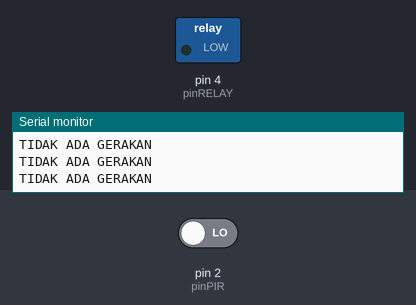
A sketch run on a simulated Arduino Uno, built with avr-gcc and run on an emulated ATmega328P. Parts: switched loads named in the sketch (green lamp = pin HIGH), the last lines printed to the serial monitor. The test bench sets the inputs (shaded band); at power-on: pin 2 (pinPIR) LOW.

Above: at 1.2 s.
1.3 s: pin 2 (pinPIR) driven HIGH
At 1.8 s:
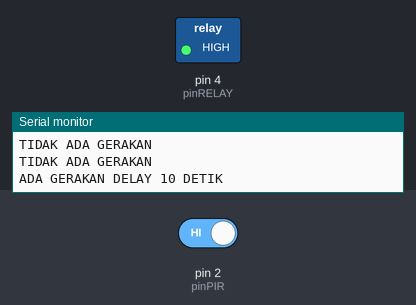
Timing chart, 0 to 4.3 s (numbered marks = the images above; inputs shaded):
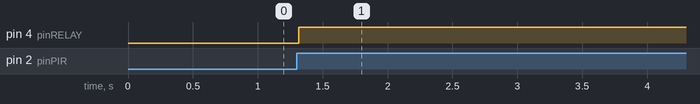

Measured:
- after the input at 1.3 s, pin 4 (pinRELAY): LOW → HIGH at once

The sketch:

pir_sensor_deteksi.ino
```cpp
// program menampilkan hasil pir sensor ke lcd i2c
/*
#include <LiquidCrystal_I2C.h>
LiquidCrystal_I2C lcd(0x27, 16, 2);
int pinsensor = 13;
int R = 2;
int G = 3;
int B = 4;

void setup() {
  // put your setup code here, to run once:
  pinMode (pinsensor, INPUT);
  pinMode (R, OUTPUT);
  pinMode (G, OUTPUT);
  pinMode (B, OUTPUT);

  lcd.begin();
  lcd.backlight();
}

void loop() {
  // put your main code here, to run repeatedly:
  if (digitalRead(pinsensor) == HIGH) {
    lcd.clear();
     lcd.setCursor(2,0);
    lcd.print("Ada gerakan");
    delay(500);

    digitalWrite(R, HIGH);
    delay(500);
    digitalWrite(G, LOW);
    delay(500);
    digitalWrite(B, LOW);
    delay(500);

  }
else if (digitalRead(pinsensor) == LOW) {
  lcd.clear();
    lcd.setCursor(2,0);
  lcd.print("Tidak ada");
  lcd.setCursor(4,1);
  lcd.print("gerakan");
  delay(500);
    digitalWrite(R, LOW);
    delay(500);
    digitalWrite(G, HIGH);
    delay(500);
    digitalWrite(B, LOW);
    delay(500);

  }
}
*/
/*
//  program menyalakan led rgb saat pir mendeteksi atau tidak
int pinSensor = 13;
int R = 2;
int G = 3;
int B = 4;

void setup() {
  pinMode (pinSensor, INPUT);
  pinMode (R, OUTPUT);
  pinMode (G, OUTPUT);
  pinMode (B, OUTPUT);

}

void loop() {
  if (digitalRead(pinSensor) == HIGH) {
    digitalWrite(R, HIGH);
    delay(500);
    digitalWrite(G, HIGH);
    delay(500);
    digitalWrite(B, HIGH);
    delay(500);
  }
else if (digitalRead(pinSensor) == LOW) {
    digitalWrite(R, LOW);
    delay(500);
    digitalWrite(G, LOW);
    delay(500);
    digitalWrite(B, LOW);
    delay(500);
  }
}
*/
/*
// program dari web
int led = 13;                // the pin that the LED is atteched to
int sensor = 2;              // the pin that the sensor is atteched to
int state = LOW;             // by default, no motion detected
int val = 0;                 // variable to store the sensor status (value)

void setup() {
  pinMode(led, OUTPUT);      // initalize LED as an output
  pinMode(sensor, INPUT);    // initialize sensor as an input
  Serial.begin(9600);        // initialize serial
}

void loop(){
  val = digitalRead(sensor);   // read sensor value
  if (val == HIGH) {           // check if the sensor is HIGH
    digitalWrite(led, HIGH);   // turn LED ON
    delay(500);                // delay 100 milliseconds

    if (state == LOW) {
      Serial.println("Motion detected!");
      state = HIGH;       // update variable state to HIGH
    }
  }
  else {
      digitalWrite(led, LOW); // turn LED OFF
      delay(500);             // delay 200 milliseconds

      if (state == HIGH){
        Serial.println("Motion stopped!");
        state = LOW;       // update variable state to LOW
    }
  }
}
*/
/* Membuat Saklar Otomatis Menggunakan Sensor PIR dengan Arduino
Dev: teknisibali // Date: 29/11/2019 // www.teknisibali.com */

int pinPIR = 2;     //pin Out PIR
int pinRELAY = 4;   //pin IN relay
int statusPIR = 0;  //variabel untuk menampung status sensor

void setup(){

pinMode(pinPIR, INPUT);     //pengaturan pin PIR sebagai input
pinMode(pinRELAY, OUTPUT);  //pengaturan pin relay sebagai output
Serial.begin(9600);         //pengaturan baud rate untuk komunikasi serial sebesar 9600bps
}
void loop(){

statusPIR = digitalRead(pinPIR);
if (statusPIR ==HIGH) {            //jika sensor membaca gerakan maka relay akan aktif

digitalWrite(pinRELAY, HIGH);
Serial.println("ADA GERAKAN DELAY 10 DETIK");
delay(10000); //Diberikan waktu tunda 10 detik
}
else {
digitalWrite(pinRELAY, LOW);       //jika sensor tidak membaca gerakan maka relay akan off
Serial.println("TIDAK ADA GERAKAN");
}
}
```
